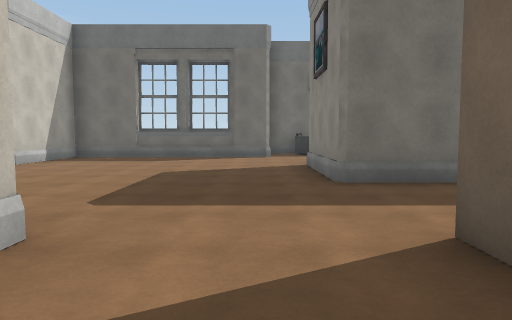
view 1 (above)

20 first-person views from a walk through a 3-D level made in the Unity game engine. The camera is 1.4 m above the floor, tilts 4° down and sees 70° across. The floor is counted in squares, 2 m on a side. Each view is taken from the middle of a square. On the plan, view 1 faces up. The plan holds only what a view shows up to about 11 squares ahead; the rest is blank. Some animated figures are not drawn. Some surface patterns are stand-ins.

view 2
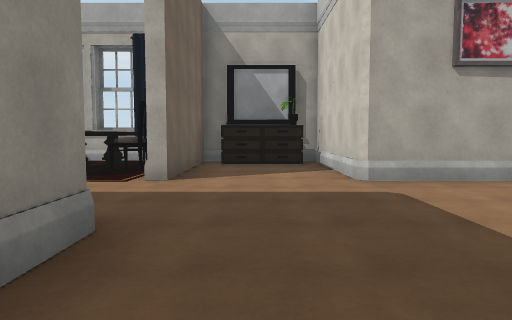

view 3
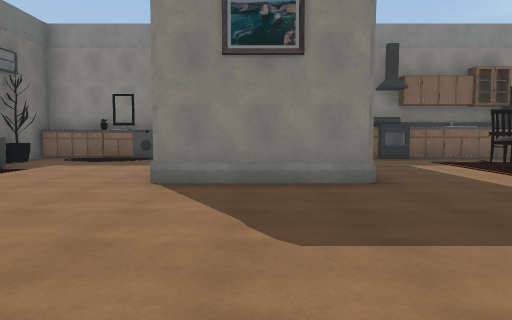

view 4
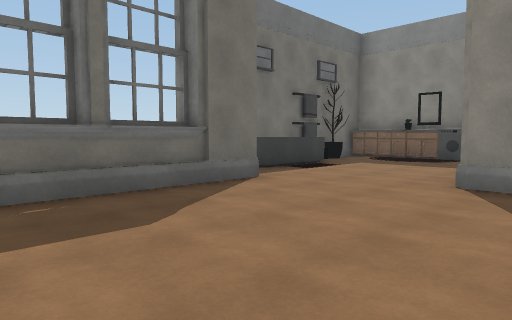

view 5
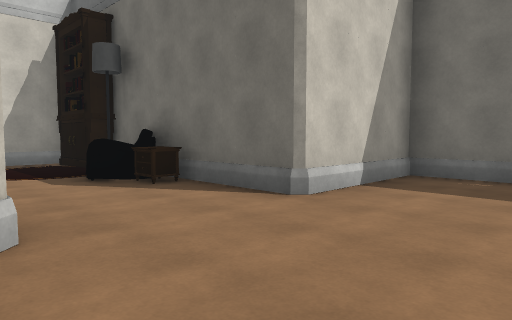

view 6
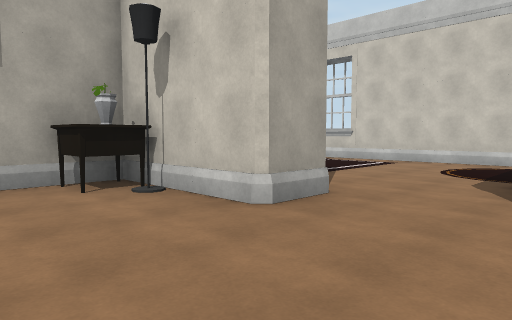

view 7
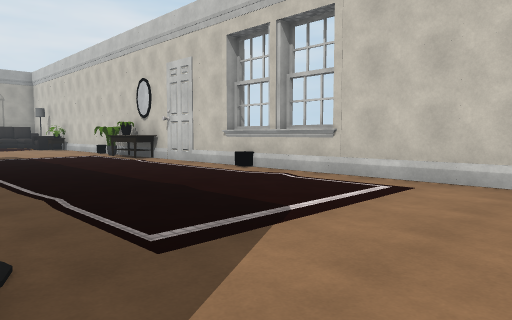

view 8
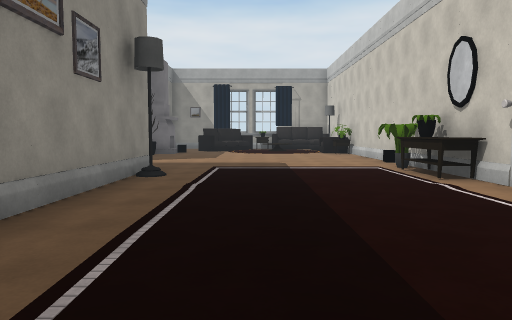

view 9
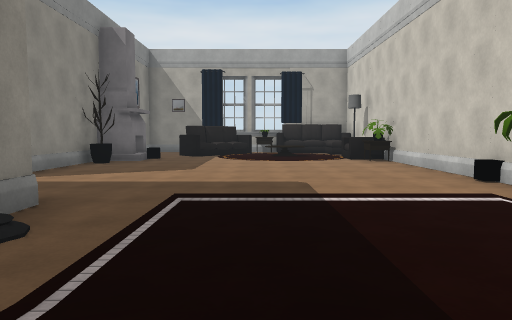

view 10
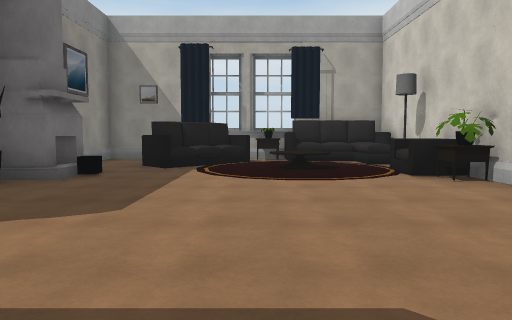

view 11
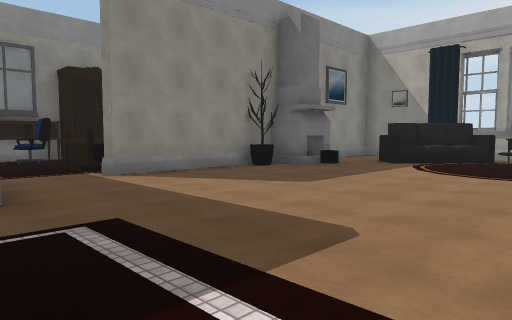

view 12
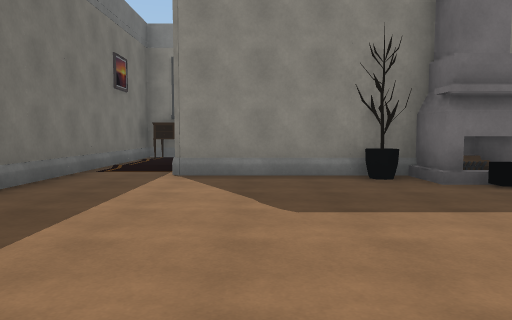

view 13
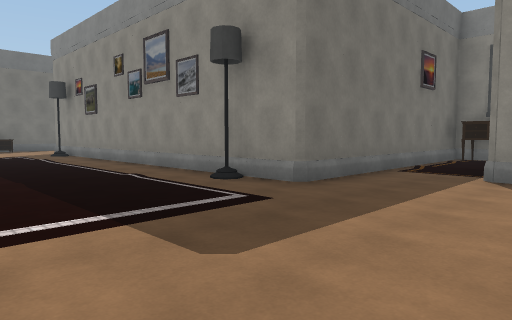

view 14
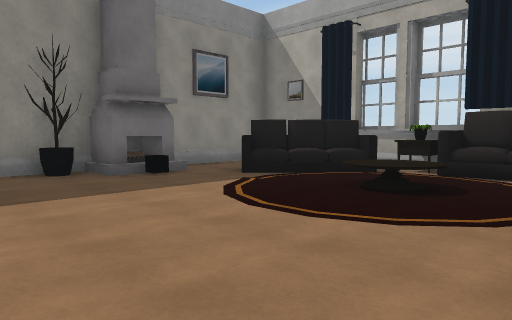

view 15
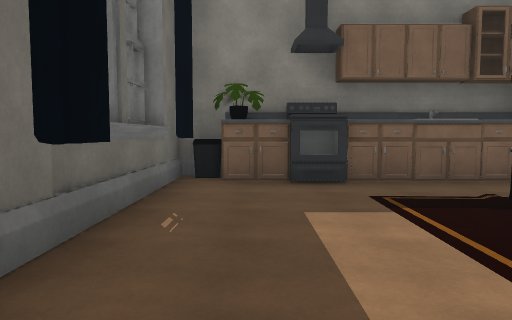

view 16
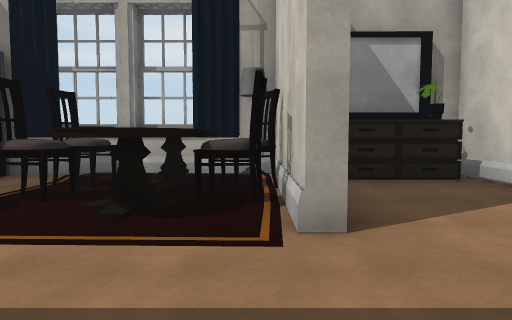

view 17
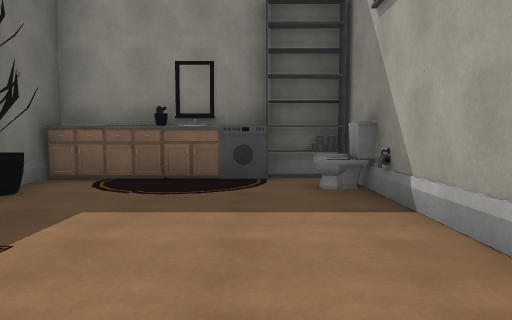

view 18
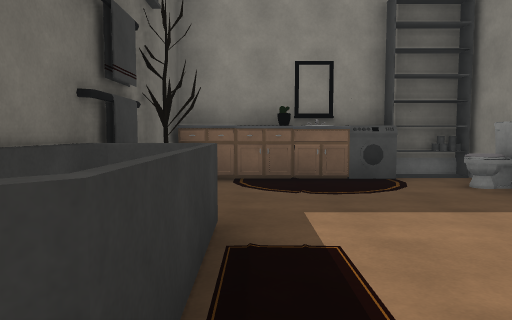

view 19
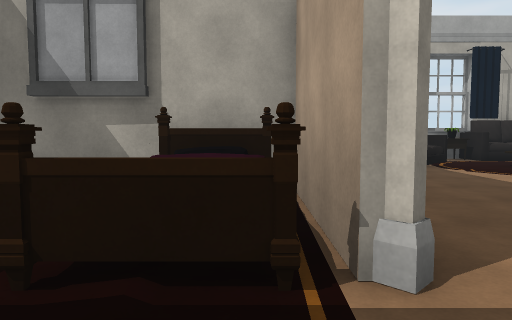

view 20
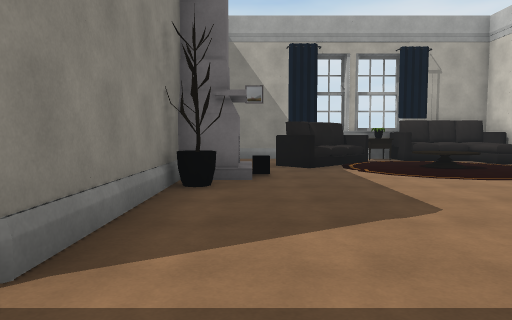

### Floor plan
Points are (right, up) in squares from view 1. A wall is a line through its corners. A room is listed if a view was taken in it or the views show most of it. See-through windows are left out.
Room 1 (view 1)
walls: (-1.6, 0.5) (-1.6, -1.5) (-1.1, -1.5)
ways out: opening at (-0.5, 1.5) to room 2; opening at (1, -0.5) to room 2
objects: drawers (-1, -1) to (0, -1)
Room 2 (views 2, 3, 4, 5, 6, 7, 8, 9, 10, 11, 12, 13, 14, 15, 16, 17, 18, 19, 20)
walls: (-6.8, 5.5) (-5.6, 5.5) (-5.6, 2.5) (-1.6, 2.5) (-1.6, 0.5); (-12.8, 0.6) (-12.8, -0.6); (-12.8, 2.2) (-12.8, 1); (0.7, -1.5) (1.4, -1.5); (1.2, 0.2) (1.2, 2.5) (1.7, 2.5) (1.7, 1.7); (1.6, -1.5) (6.4, -1.5); (-12.6, 8) (-12.6, -16.5) (-4.8, -16.5) (-4.8, -13.5); (3.1, -1.8) (4.2, -1.8); (0.2, -7.5) (0.2, -5.7) (-6.8, -5.7) (-6.8, 2.4); (-4.5, -10.5) (-0.8, -10.5); (-2.4, 11.6) (-3.3, 11.6); (3, 8.5) (7.2, 8.5); (-0.8, 11.6) (-2, 11.6); (6.4, -0.4) (6.4, 2.6); (0.3, 11.4) (-5.6, 11.3) (-5.6, 8.3) (-7.5, 8.3); (6.4, 5.3) (1.2, 5.3) (1.2, 8.5); (3.8, 12.3) (1.4, 12.3); (3.8, 12.4) (3.8, 13.2); (-8.6, -16.8) (-7.6, -16.8); (-10.2, -16.8) (-8.9, -16.8); (6.6, 10.5) (6.6, 11.5); (6.5, 13.3) (2.2, 13.3)
ways out: opening at (-0.5, 1.5) to room 1; opening at (1, -0.5) to room 1
objects: sofa (-12, -16) to (-11, -16); other object (-12, -14); sofa (-12, -13) to (-12, -12); nightstand (-12, -11); other object (-12, -7); other object (-12, -6); nightstand (-12, -5) to (-12, -4); other object (-12, 0); carpet (-11, 8) to (-10, 8); curtain (-10, -16); other object (-10, -14) to (-10, -13); nightstand (-9, -16); sofa (-9, -15) to (-7, -14); sofa (-9, 7) to (-9, 8); nightstand (-8, 8); other object (-7, -4); other object (-7, 4); fireplace (-6, -12) to (-5, -12); other object (-5, -11); bed (-4, -10) to (-3, -8); nightstand (-4, 3); chair (-1, -7); closet (0, -9); desk (0, -8); other object (2, -1); chair (2, 0); chair (2, 1); other object (3, 0) to (3, 2); chair (4, -1); other object (4, 1); chair (5, 1); other object (5, 9); other object (5, 12); other object (5, 13); other object (6, -1); other object (6, 9); cabinet (6, 12); other object (7, -1); oven (7, 3); other object (7, 4); other object (7, 5); other object (7, 9); other object (7, 10); carpet (7, 12); cabinet (7, 13)

Where each view was taken, in squares from view 1:
view 1: 0 up, 0 right, facing up
view 2: 8 up, 0 right, facing down
view 3: 7 up, 4 left, facing right
view 4: 7 up, 4 left, facing up-right
view 5: 5 up, 3 left, facing up-left
view 6: 8 up, 3 left, facing down-left
view 7: 6 up, 7 left, facing down-left
view 8: 2 up, 9 left, facing down
view 9: 2 down, 9 left, facing down
view 10: 6 down, 9 left, facing down
view 11: 5 down, 11 left, facing down-right
view 12: 9 down, 11 left, facing right
view 13: 9 down, 11 left, facing up-right
view 14: 9 down, 12 left, facing down-right
view 15: 4 up, 1 right, facing right
view 16: 5 up, 2 right, facing down
view 17: 10 up, 1 right, facing right
view 18: 12 up, 1 right, facing right
view 19: 6 down, 4 left, facing down
view 20: 6 down, 6 left, facing down
